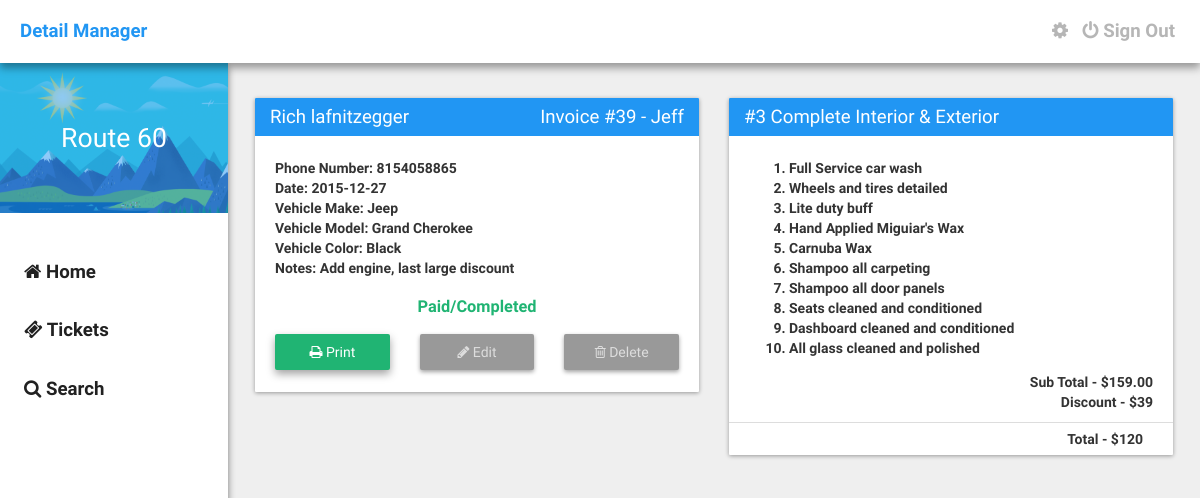
The page /ticket?id=2902495692 (signed in) on the database its author committed.
### tables this page shows
CREATE TABLE IF NOT EXISTS `detail_users` (
  `user_id` int(11) NOT NULL,
  `username` varchar(32) NOT NULL,
  `password` varchar(1024) NOT NULL,
  `email` varchar(1024) NOT NULL,
  `avatar` varchar(1024) NOT NULL DEFAULT 'http://placehold.it/300x300',
  `description` varchar(10000) NOT NULL DEFAULT 'I''m a newly registered user on HoloHex!',
  `power_rank` varchar(1024) NOT NULL DEFAULT '1',
  `active` int(11) NOT NULL DEFAULT '1',
  `type` varchar(32) NOT NULL DEFAULT 'User',
  `dob` timestamp NOT NULL DEFAULT CURRENT_TIMESTAMP
);

CREATE TABLE IF NOT EXISTS `detail_tickets` (
  `id` int(11) NOT NULL,
  `locked` int(11) NOT NULL DEFAULT '0',
  `first_name` text NOT NULL,
  `last_name` text NOT NULL,
  `phone_number` varchar(32) NOT NULL,
  `date` date NOT NULL,
  `vehicle_make` text NOT NULL,
  `vehicle_model` text NOT NULL,
  `vehicle_color` text NOT NULL,
  `discount` int(11) NOT NULL,
  `services` varchar(32) NOT NULL,
  `pre_paid_done` varchar(32) NOT NULL,
  `user_id` varchar(32) NOT NULL,
  `ticket_id` varchar(32) NOT NULL,
  `notes` text NOT NULL,
  `ticket_creator` text NOT NULL
);

### assets/core/init.php (called while the page is built, shortened)
<?php
	$site = "http://".$_SERVER['SERVER_NAME']."";
	require("functions/users.php");
	if(logged_in() === true) {
		$session_user_id = $_SESSION['user_id'];
		$user_data = user_data($session_user_id, 'user_id', 'username', 'password', 'email', 'avatar', 'description', 'power_rank', 'active', 'type', 'dob');
	}

### assets/core/functions/users.php (called while the page is built, shortened)
<?php
	function user_data($user_id) {
		$user_id = (int)$user_id;
		$func_num_args = func_num_args();
		$func_get_args = func_get_args();
		if($func_num_args > 1) {
			unset($func_get_args[0]);
			$fields = '`'.implode('`, `', $func_get_args).'`';
			$data = mysql_fetch_assoc(mysql_query("SELECT $fields FROM `detail_users` WHERE `user_id`='$user_id'"));
			return $data;
		}
	}
	function logged_in() {
		return (isset($_SESSION['user_id'])) ? true : false;
	}
?>

### ticket.php (the view, shortened to what this page needs)
<?php require_once("./assets/core/init.php"); require_once("./include/navbar.php"); ?>
    <?php
        $ticketid = $_GET['id'];
        $getticketinfo = mysql_query("SELECT * FROM detail_tickets WHERE ticket_id = '$ticketid'");
        while($row = mysql_fetch_array($getticketinfo)) {
            $tid = $row['id'];
            $firstname = $row['first_name'];
            $lastname = $row['last_name'];
            $pnumber = $row['phone_number'];
            $date = $row['date'];
            $vmake = $row['vehicle_make'];
            $vmodel = $row['vehicle_model'];
            $vcolor = $row['vehicle_color'];
            $discount = $row['discount'];
            $services = $row['services'];
            $options = $row['pre_paid_done'];
            $ticket_id = $row['ticket_id'];
            $notes = $row['notes'];
            $tcreator = $row['ticket_creator'];
            $lock = $row['locked'];
        }
        if($lock == 0) {
            $cdisabled = '';
        }elseif($lock == 1) {
            $cdisabled = 'disabled="disabled" class="disabled"';
        }
        if($services == 'wax'){
            $servicetitle = "Meguiar's Wax";
            $serviceprice = "35.00";
            $servicedetails = "
                <ol>
                    <li>Wax Special</li>
                </ol>
            ";
        }
        elseif($services == 3) {
            $servicetitle = "#3 Complete Interior & Exterior";
            $serviceprice = "159.00";
            $servicedetails = "
                <ol>
                    <li>Full Service car wash</li>
                    <li>Wheels and tires detailed</li>
                    <li>Lite duty buff</li>
                    <li>Hand Applied Miguiar's Wax</li>
                    <li>Carnuba Wax</li>
                    <li>Shampoo all carpeting</li>
                    <li>Shampoo all door panels</li>
                    <li>Seats cleaned and conditioned</li>
                    <li>Dashboard cleaned and conditioned</li>
                    <li>All glass cleaned and polished</li>
                </ol>
            ";
        }
        if($options == 'Prepaid') {
            $option = "<center><h3 style='color: #E14747;'>Prepaid</h3></center>";
        }elseif($options == 'Paid/Completed') {
            $option = "<center><h3 style='color: #20B473;'>Paid/Completed</h3></center>";
        }elseif($options == 'Appointment') {
            $option = "<center><h3 style='color: #FFC017;'>Appointment</h3></center>";
        }
        $totalprice = $serviceprice - $discount;
    ?>
    <div class="container">
        <div class="row">
            <div class="col-md-6">
                <div class="card">
                    <div class="card-title"><?php echo $firstname." ".$lastname." <span style='float: right;'>Invoice #".$tid." - ".$tcreator."</span>"; ?></div>
                    <div class="card-content">
                        <p><b>Phone Number:</b> <?php echo $pnumber; ?>
                        <br />
                        <b>Date:</b> <?php echo $date; ?>
                        <br />
                        <b>Vehicle Make:</b> <?php echo $vmake; ?>
                        <br />
                        <b>Vehicle Model:</b> <?php echo $vmodel; ?>
                        <br />
                        <b>Vehicle Color:</b> <?php echo $vcolor; ?>
                        <br />
                        <b>Notes:</b> <?php echo $notes; ?></p>
                        <p><?php echo $option; ?></p>
                        <p>
                            <div class="row">
                                <div class="col-md-4">
                                    <a href="<?php echo $site; ?>/print?id=<?php echo $ticket_id; ?>" target="_blank" class="button-raised print el-2"><i class="fa fa-print"></i> Print</a>
                                </div>
                                <div class="col-md-4">
                                    <a <?php echo $cdisabled; ?> href="<?php echo $site; ?>/edit?id=<?php echo $ticket_id; ?>" class="button-raised el-2"><i class="fa fa-pencil"></i> Edit</a>
                                </div>
                                <div class="col-md-4">
                                    <a <?php echo $cdisabled; ?> href="<?php echo $site; ?>/deleteticket?id=<?php echo $ticket_id; ?>" class="button-raised delete el-2"><i class="fa fa-trash-o"></i> Delete</a>
                                </div>
                            </div>
                        </p>
                    </div>
                </div>
            </div>
            <div class="col-md-6">
                <div class="card">
                    <div class="card-title"><?php echo $servicetitle; ?></div>
                    <div class="card-content">
                        <p><?php echo $servicedetails; ?></p>
                        <div class="row">
                            <div class="col-md-12">
                                <div style="float: right;">Sub Total - $<?php echo $serviceprice; ?></div>
                            </div>
                            <div class="col-md-12">
                                <div style="float: right;">Discount - $<?php echo $discount; ?></div>
                            </div>
                        </div>
                    </div>
                    <div class="card-footer">
                        <div class="col-md-12">
                            <div style="float: right;"><b>Total - $<?php echo $totalprice; ?></b></div>
                        </div>
                    </div>
                </div>
            </div>
        </div>
    </div>
<?php require_once("./include/footer.php"); ?>

### include/navbar.php (shortened to what this page needs)
<!DOCTYPE html>
<html>
<head>
	<link rel="stylesheet" type="text/css" href="<?php echo $site; ?>/assets/css/bootstrap.min.css">
	<link rel="stylesheet" type="text/css" href="<?php echo $site; ?>/assets/css/main.css" />
	<link rel="stylesheet" href="https://maxcdn.bootstrapcdn.com/font-awesome/4.4.0/css/font-awesome.min.css">
</head>
<body>
	<div class="nav">
		<a href="<?php echo $site; ?>" class="brand">Detail Manager</a>
		<div class="right">
			<?php
				if(logged_in() === true) {
					if($user_data['username'] == "route60admin") {
						echo '<a href="'.$site.'/settings" class="navigation"><i class="fa fa-cog"></i></a>';
					}else{
						echo '';
					}
				}else{
					echo '';
				}
			?>
			<?php
				if(logged_in() === true) {
					echo '<a href="/signout" class="navigation"><i class="fa fa-power-off"></i> Sign Out</a>';
				}else{
					echo '<a href="/signin" class="navigation"><i class="fa fa-power-off"></i> Sign In</a>';
				}
			?>
		</div>
	</div>
	<div class="left-nav">
		<div class="header">
			<div class="brand">
				<?php
					if(logged_in() === true) {
						echo $user_data['description'];
					}else{
						echo "Guest";
					}
				?>
			</div>
		</div>
		<div class="links">
			<a href="<?php echo $site; ?>"><i class="fa fa-home"></i> Home</a>
			<a href="<?php echo $site; ?>/tickets?page=1"><i class="fa fa-ticket"></i> Tickets</a>
			<a href="#"><i class="fa fa-search"></i> Search</a>
		</div>
	</div>

### assets/css/main.css (style rules this page uses)
body { margin: 0px; padding: 0px; height: 100%; font-weight: bold; min-height: 100%; background: #EFEFEF; font-family: "RobotoDraft", Arial, sans-serif, Helvetica; }
.right { float: right; }
.nav { width: 100%; z-index: 9999; font-size: 14pt; padding: 18px 20px; position: relative; background: #FFFFFF; box-sizing: border-box; -moz-box-sizing: border-box; -webkit-box-sizing: border-box; box-shadow: 0 5px 8px rgba(0, 0, 0, 0.37); }
.nav > .brand { color: #2196F3; font-weight: bold; text-decoration: none; transition: all 0.18s ease; }
.nav > .right > a { color: #B6B6B6; margin-left: 5px; margin-right: 5px; transition: all 0.18s ease; }
.left-nav { width: 19%; height: 100%; z-index: 9998; position: fixed; background: #FFFFFF; box-shadow: 0 4px 7px rgba(0, 0, 0, 0.49); }
.left-nav > .header { width: 100%; height: 150px; background: url(../imgs/header-background.png); background-size: cover; }
.left-nav > .header > .brand { width: 100%; color: #FFFFFF; font-size: 20pt; font-weight: 200; line-height: 150px; text-align: center; background: rgba(33, 150, 243, 0.5); }
.left-nav > .links { width: 100%; margin-top: 30px; }
.left-nav > .links > a { width: 100%; color: #212121; display: block; font-size: 14pt; padding: 16px 24px; text-decoration: none; box-sizing: border-box; transition: all 0.18s ease; -moz-box-sizing: border-box; -webkit-box-sizing: border-box; }
.container { width: 79%; float: right; margin-top: 20px; margin-left: 20px; margin-right: 12px; }
.card { width: 100%; margin-top: 15px; border-radius: 1px; margin-bottom: 15px; background: #FFFFFF; box-shadow: 0 1px 4px rgba(0, 0, 0, 0.37); }
.card > .card-title { color: #FFFFFF; font-size: 14pt; font-weight: 300; padding: 6px 15px; background: #2196F3; border-top-left-radius: 1px; border-top-right-radius: 1px; }
.card > .card-content { padding: 8px 20px; }
.card > .card-footer { padding: 6px 15px; border-top: 1px solid #DDDDDD; }
.button-raised { width: 100%; border: none; color: #FFFFFF; font-weight: 500; padding: 8px 20px; text-align: center; border-radius: 2px; background: #2196F3; display: inline-block; transition: all 0.3s ease; box-shadow: 0 2px 4px rgba(0, 0, 0, 0.37); }
.button-raised.print { background: #20B473; }
.button-raised.el-2 { box-shadow: 0 4px 8px rgba(0, 0, 0, 0.37); }
.disabled { width: 100%; border: none; color: #FFFFFF; font-weight: 500; padding: 8px 20px; text-align: center; border-radius: 2px; background: #2196F3; display: inline-block; transition: all 0.3s ease; box-shadow: 0 2px 4px rgba(0, 0, 0, 0.37); }
.disabled[disabled] { color: #DDDDDD; background: #999999; pointer-events: none; }
[disabled] { color: #DDDDDD; background: #999999; pointer-events: none; }

### rows shown on the page
detail_users: description "Route 60"
detail_tickets: first_name "Rich", last_name "lafnitzegger", id "39", ticket_creator "Jeff", phone_number "8154058865", date "2015-12-27", vehicle_make "Jeep", vehicle_model "Grand Cherokee", vehicle_color "Black", notes "Add engine, last large discount", services "#3 Complete Interior & Exterior", services "159.00", discount "39", totalprice "120"
